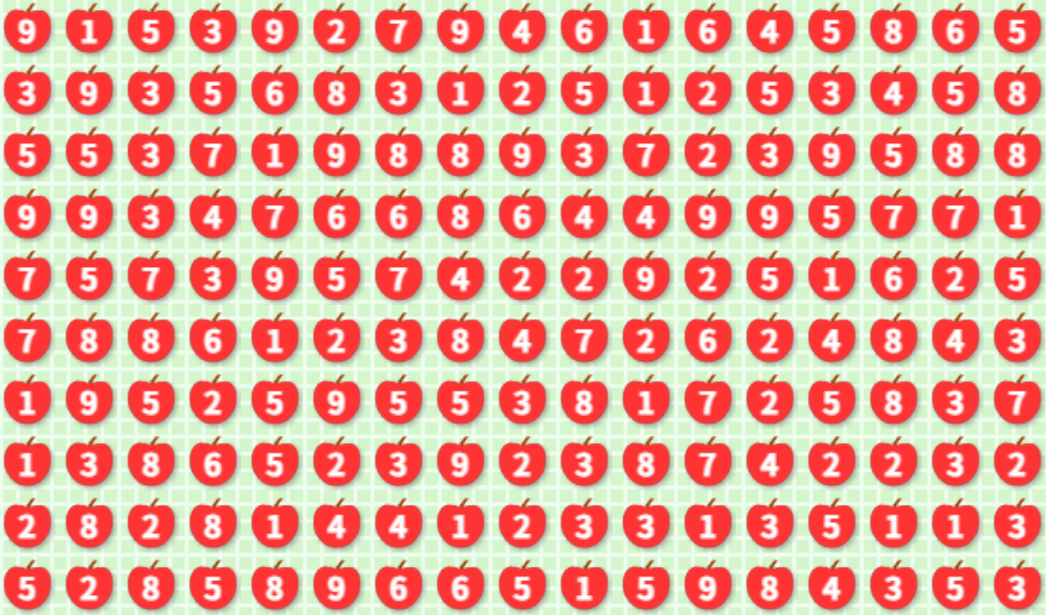
#> input picture game_screen.png, 1046 x 615 px
$ python getnumber4.py
#> lines starting #> are read from the running program, lines starting #| are printed output that depends on the picture; after the words box and inside, x2 and y2 are one past the last pixel; in counts of white or black regions, pixels touching at a corner belong together
import cv2
import numpy as np
##sensetive to size of the screen


# [57 lines left out: functions remove_redundant_detections, sort_numbers, not called in this run]
sharp = 0.5

#Load image as grayscale
image = cv2.imread("game_screen.png", 0)
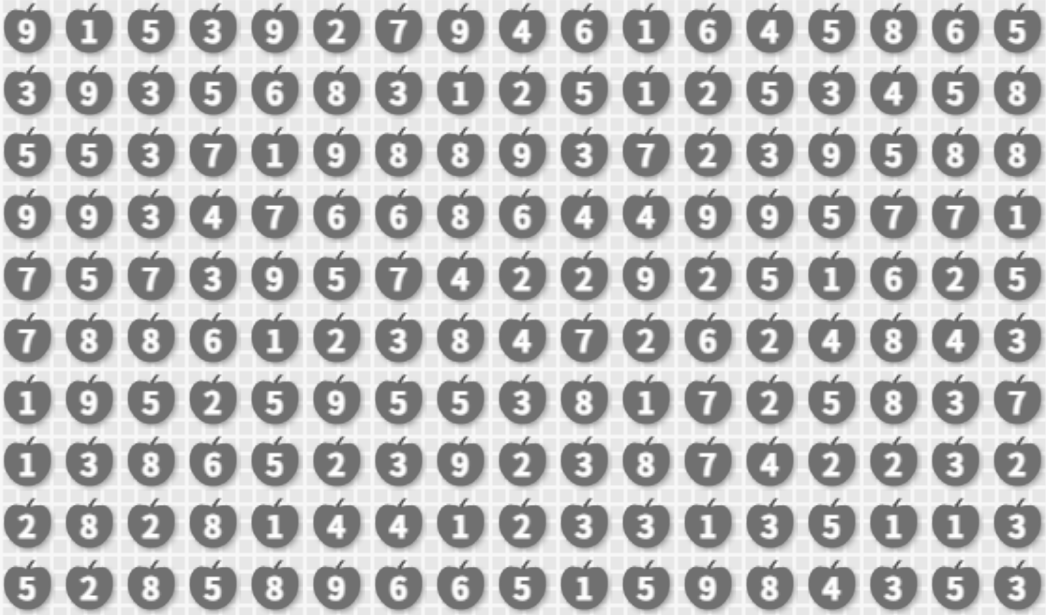
#> image: shape (615, 1046); min 77, max 254, mean 186.2

#Image preprocessing
_, thresh = cv2.threshold(image, 180, 255, cv2.THRESH_BINARY_INV)
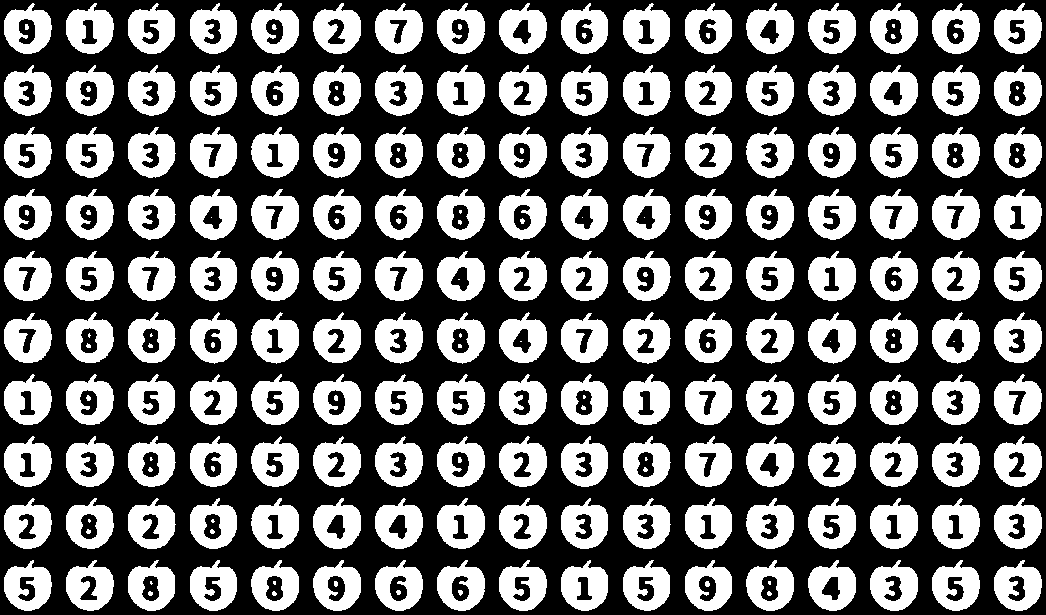
#> thresh: shape (615, 1046); 40.5% white; 250 white regions (50 under 20 px), largest, box (x1, y1, x2, y2) and area: (251, 189, 299, 240) 1620, (623, 127, 671, 178) 1612, (870, 189, 918, 240) 1611
cv2.floodFill(thresh, None, seedPoint=(0, 0), newVal=255)
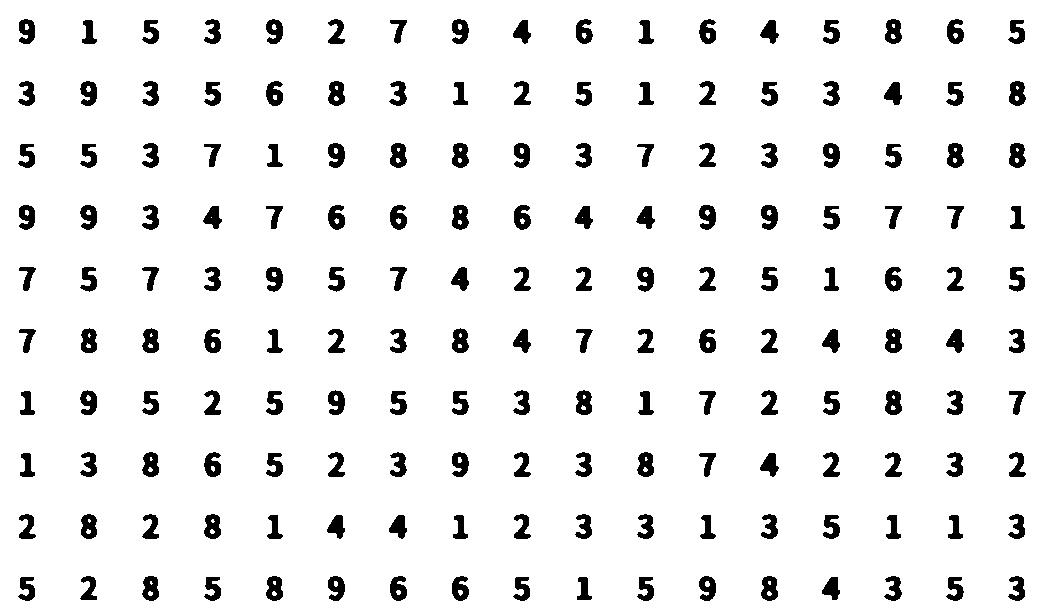
#> thresh: shape (615, 1046); 93.2% white; 170 black regions, largest, box (x1, y1, x2, y2) and area: (885, 390, 902, 415) 314, (452, 205, 469, 230) 313, (390, 143, 407, 168) 312
blurred = cv2.GaussianBlur(thresh, (3,3), 0)
kernel = np.array([[sharp, sharp, sharp], [sharp, 9, sharp], [sharp, sharp, sharp]])
sharpened = cv2.filter2D(thresh, -1, kernel)
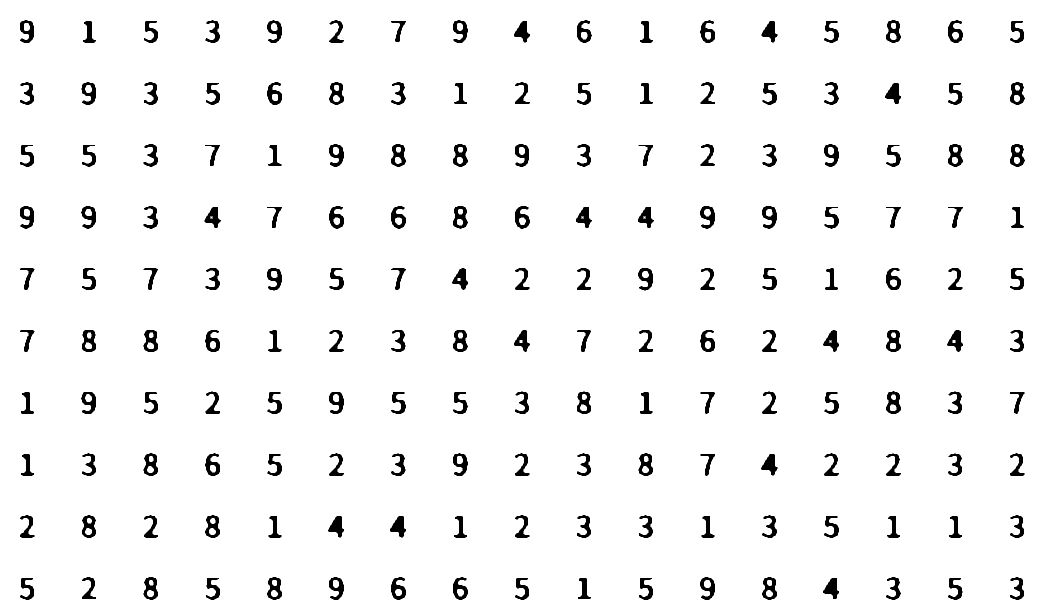
#> sharpened: shape (615, 1046); min 0, max 255, mean 244.2

cv2.imwrite("preprocessed_apple.png", sharpened)

# Load a reference number
templates = {str(i): cv2.imread(f"data/{i}.png", 0) for i in range(1, 10)}
#> templates = 9 items

# Dictionary to store detected numbers and their positions
detected_numbers = {}

# Loop through each template
for num, template in templates.items():
#> (the run stopped early here; a loop or call above may not have finished)
